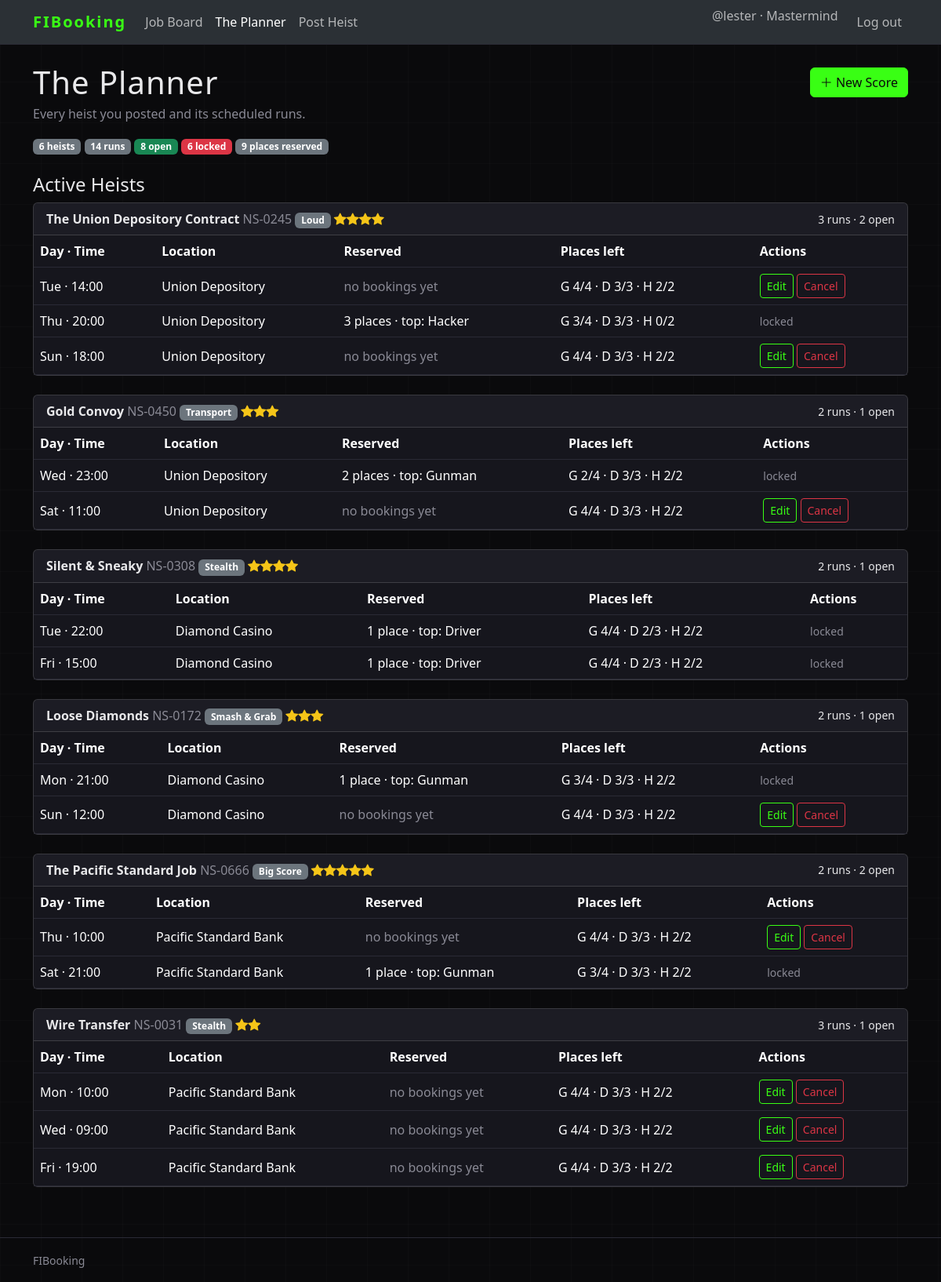
Page /planner (signed in) on the committed database.
### tables this page shows
CREATE TABLE users (
    id            INTEGER PRIMARY KEY AUTOINCREMENT,
    username      TEXT    NOT NULL UNIQUE,   
    password_hash TEXT    NOT NULL,          
    role          TEXT    NOT NULL
                  CHECK (role IN ('adventurer', 'guild_master'))
);

CREATE TABLE quests (
    id           INTEGER PRIMARY KEY AUTOINCREMENT,
    code         TEXT    NOT NULL UNIQUE,               
    title        TEXT    NOT NULL,
    duration_min INTEGER NOT NULL CHECK (duration_min > 0),
    job_type     TEXT    NOT NULL,                      
    difficulty   INTEGER NOT NULL CHECK (difficulty BETWEEN 2 AND 5),
    description  TEXT    NOT NULL,
    image        TEXT,                                  -- filename in static/img; NULL => placeholder
    created_by   INTEGER NOT NULL,
    FOREIGN KEY (created_by) REFERENCES users (id)
);

### app.py (the view)
@app.route("/planner")
@login_required
def planner():
    if current_user.role != "guild_master":
        return redirect(url_for("my_jobs"))  # adventurers have their own page
    groups, stats = planner_service.get_planner_view()
    return render_template("planner.html", groups=groups, stats=stats)

### app.py (called while the page is built)
@login_manager.user_loader
def load_user(user_id):
    db_user = auth_service.get_user(user_id)
    if db_user is not None:
        user = User(id=db_user["id"], username=db_user["username"],
                    role=db_user["role"])
    else:
        user = None
    return user

### dao/quests_dao.py (called while the page is built)
def get_all_quests():
    conn = sqlite3.connect(DB_PATH)
    conn.row_factory = sqlite3.Row
    cursor = conn.cursor()
    sql = 'SELECT * FROM quests ORDER BY id DESC'
    cursor.execute(sql)
    rows = cursor.fetchall()
    cursor.close()
    conn.close()
    return rows

### dao/sessions_dao.py (called while the page is built)
def get_sessions_for_quest(quest_id):
    conn = sqlite3.connect(DB_PATH)
    conn.row_factory = sqlite3.Row
    cursor = conn.cursor()
    sql = _SESSION_OVERVIEW + ' WHERE s.quest_id = ? GROUP BY s.id ORDER BY s.day, s.start_time'
    cursor.execute(sql, (quest_id,))
    rows = cursor.fetchall()
    cursor.close()
    conn.close()
    return rows

### dao/users_dao.py (called while the page is built)
def get_user_by_id(user_id):
    conn = sqlite3.connect(DB_PATH)
    conn.row_factory = sqlite3.Row
    cursor = conn.cursor()
    sql = 'SELECT * FROM users WHERE id = ?'
    cursor.execute(sql, (user_id,))
    row = cursor.fetchone()
    cursor.close()
    conn.close()
    return row

### services/auth_service.py (called while the page is built)
def get_user(user_id):
    return users_dao.get_user_by_id(user_id)

### services/board_service.py (called while the page is built)
def decorate_session(row):
    s = dict(row)
    s["gunman_left"] = rules.remaining_places("gunman", s["gunman_taken"])
    s["driver_left"] = rules.remaining_places("driver", s["driver_taken"])
    s["hacker_left"] = rules.remaining_places("hacker", s["hacker_taken"])
    s["open_slots"] = s["gunman_left"] + s["driver_left"] + s["hacker_left"]
    s["has_started"] = rules.has_started(s["day"], s["start_time"])
    s["is_locked"] = s["open_slots"] == 0 or \
        not rules.can_modify_participation(s["day"], s["start_time"])
    s["day_name"] = clock.DAY_NAMES[s["day"]]
    return s

### services/clock.py (called while the page is built)
def time_to_minutes(time_str):
    hours, minutes = time_str.split(":")
    return int(hours) * 60 + int(minutes)

def to_week_minutes(day, time_str):
    return day * MINUTES_PER_DAY + time_to_minutes(time_str)

def now_week_minutes():
    return to_week_minutes(SIMULATED_NOW_DAY, SIMULATED_NOW_TIME)

def hours_until(day, time_str):
    return (to_week_minutes(day, time_str) - now_week_minutes()) / 60

### services/rules.py (called while the page is built)
def remaining_places(role, taken):
    return ROLE_CAPACITY[role] - taken

def has_started(day, start_time):
    return clock.hours_until(day, start_time) <= 0

def can_edit_session(participant_count):
    return participant_count == 0

### templates/planner.html (shortened to what this page needs)
{% extends "base.html" %}
{% block content %}
<div class="d-flex justify-content-between align-items-center mb-1">
  <h1 class="mb-0">The Planner</h1>
  <a class="btn btn-primary" href="{{ url_for('new_score') }}"><i class="bi bi-plus-lg"></i> New Score</a>
</div>
<p class="text-body-secondary">Every heist you posted and its scheduled runs.</p>
<p>
  <span class="badge text-bg-secondary">{{ stats.quests }} heists</span>
  <span class="badge text-bg-secondary">{{ stats.runs }} runs</span>
  <span class="badge text-bg-success">{{ stats.open }} open</span>
  <span class="badge text-bg-danger">{{ stats.locked }} locked</span>
  <span class="badge text-bg-secondary">{{ stats.reserved }} places reserved</span>
</p>
<h2 class="fs-4 mt-4">Active Heists</h2>
{% if groups %}
  {% for g in groups %}
  <div class="card mb-4">
    <div class="card-header d-flex justify-content-between align-items-center flex-wrap gap-2">
      <div>
        <b>{{ g.quest.title |e }}</b>
        <span class="text-body-secondary">{{ g.quest.code }}</span>
        <span class="badge text-bg-secondary">{{ g.quest.job_type }}</span>
        <span class="stars">
          {%- for i in range(g.quest.difficulty) %}<i class="bi bi-star-fill"></i>{% endfor -%}
        </span>
      </div>
      <small>{{ g.runs | length }} run{% if g.runs | length != 1 %}s{% endif %} &middot; {{ g.open_count }} open</small>
    </div>
    <table class="table align-middle mb-0">
      <thead>
        <tr>
          <th>Day &middot; Time</th><th>Location</th>
          <th>Reserved</th><th>Places left</th><th>Actions</th>
        </tr>
      </thead>
      <tbody>
        {% for r in g.runs %}
        <tr>
          <td>{{ r.day_name }} &middot; {{ r.start_time }}</td>
          <td>{{ r.location }}</td>
          <td>
            {% if r.reserved_total == 0 %}
              <span class="text-body-secondary">no bookings yet</span>
            {% else %}
              {{ r.reserved_total }} place{% if r.reserved_total != 1 %}s{% endif %}
              {% if r.top_role %} &middot; top: {{ r.top_role }}{% endif %}
            {% endif %}
          </td>
          <td>
            G {{ r.gunman_left }}/4 &middot; D {{ r.driver_left }}/3 &middot; H {{ r.hacker_left }}/2
          </td>
          <td>
            {% if r.can_edit %}
              <a class="btn btn-sm btn-outline-primary" href="{{ url_for('edit_session', session_id=r.id) }}">Edit</a>
              <form class="d-inline" method="post" action="{{ url_for('cancel_session', session_id=r.id) }}">
                <button class="btn btn-sm btn-outline-danger" type="submit">Cancel</button>
              </form>
            {% else %}
              <small class="text-body-secondary" title="Adventurers already joined">locked</small>
            {% endif %}
          </td>
        </tr>
        {% endfor %}
      </tbody>
    </table>
  </div>
  {% endfor %}
{% else %}
  <p>No heists yet. <a href="{{ url_for('new_score') }}">Post your first score</a>.</p>
{% endif %}
{% endblock %}

### templates/base.html (shortened to what this page needs)
<!doctype html>
<html lang="en" data-bs-theme="dark">
<head>
  <link href="https://cdn.jsdelivr.net/npm/bootstrap@5.3.3/dist/css/bootstrap.min.css" rel="stylesheet">
  <link href="https://cdn.jsdelivr.net/npm/bootstrap-icons@1.11.3/font/bootstrap-icons.min.css" rel="stylesheet">
  <link href="{{ url_for('static', filename='css/style.css') }}" rel="stylesheet">
</head>
<body>
  <nav class="navbar navbar-expand-lg bg-body-tertiary border-bottom mb-4">
    <div class="container">
      <a class="navbar-brand" href="{{ url_for('job_board') }}">FIBooking</a>
      <div class="collapse navbar-collapse" id="mainNav">
        <ul class="navbar-nav me-auto">
          <li class="nav-item">
            <a class="nav-link {% if request.endpoint == 'job_board' %}active{% endif %}"
               href="{{ url_for('job_board') }}">Job Board</a>
          </li>
          {% if current_user.is_authenticated and current_user.role == 'guild_master' %}
            <li class="nav-item">
              <a class="nav-link {% if request.endpoint == 'planner' %}active{% endif %}"
                 href="{{ url_for('planner') }}">The Planner</a>
            </li>
            <li class="nav-item">
              <a class="nav-link {% if request.endpoint == 'new_score' %}active{% endif %}"
                 href="{{ url_for('new_score') }}">Post Heist</a>
            </li>
          {% elif current_user.is_authenticated %}
            <li class="nav-item">
              <a class="nav-link {% if request.endpoint == 'my_jobs' %}active{% endif %}"
                 href="{{ url_for('my_jobs') }}">My Jobs</a>
            </li>
          {% endif %}
        </ul>
        <ul class="navbar-nav ms-auto">
          {% if current_user.is_authenticated %}
            <li class="nav-item">
              <span class="navbar-text me-3">@{{ current_user.username }} &middot;
                {% if current_user.role == 'guild_master' %}
                Mastermind
                {% else %}
                Crew
                {% endif %}</span>
            </li>
            <li class="nav-item">
              <a class="nav-link" href="{{ url_for('logout') }}">Log out</a>
            </li>
          {% endif %}
        </ul>
      </div>
    </div>
  </nav>
  <main class="container">
    {% block content %}{% endblock %}
  </main>
  <footer class="border-top py-3">
    <div class="container">
      <small class="text-body-secondary">FIBooking</small>
    </div>
  </footer>
</body>
</html>

### static/css/style.css (style rules this page uses)
:root { --accent: #39ff14; --accent-dark: #2ecc0f; --ink-on-accent: #0a0a0c; --night: #0a0a0c; --panel: #16161d; --line: #2a2a35; }
[data-bs-theme="dark"] { --bs-body-bg: var(--night); --bs-body-color: #e8e8ea; --bs-secondary-color: #8a8a95; --bs-tertiary-bg: var(--panel); --bs-border-color: var(--line); --bs-link-color: var(--accent); --bs-link-hover-color: var(--accent-dark); --bs-link-color-rgb: 57, 255, 20; --bs-link-hover-color-rgb: 46, 204, 15; }
body { background-image: linear-gradient(rgba(255, 255, 255, .015) 1px, transparent 1px), linear-gradient(90deg, rgba(255, 255, 255, .015) 1px, transparent 1px); background-size: 52px 52px; }
.card { --bs-card-bg: var(--panel); }
.table { --bs-table-bg: transparent; }
.btn-primary { --bs-btn-bg: var(--accent); --bs-btn-border-color: var(--accent); --bs-btn-color: var(--ink-on-accent); --bs-btn-hover-bg: var(--accent-dark); --bs-btn-hover-border-color: var(--accent-dark); --bs-btn-hover-color: var(--ink-on-accent); --bs-btn-active-bg: var(--accent-dark); --bs-btn-active-border-color: var(--accent-dark); --bs-btn-active-color: var(--ink-on-accent); }
.btn-outline-primary { --bs-btn-color: var(--accent); --bs-btn-border-color: var(--accent); --bs-btn-hover-bg: var(--accent); --bs-btn-hover-border-color: var(--accent); --bs-btn-hover-color: var(--ink-on-accent); }
.navbar-brand { font-weight: 700; letter-spacing: 2px; color: var(--accent); }
h1 { letter-spacing: 1px; }
.stars { color: #f5c518; }
footer { margin-top: 4rem; }

### rows in the picture
users: username "lester"
quests: quest "The Union Depository Contract", quest.code "NS-0245", quest.job_type "Loud", difficulty 4 (drawn)
quests: quest "Gold Convoy", quest.code "NS-0450", quest.job_type "Transport", difficulty 3 (drawn)
quests: quest "Silent & Sneaky", quest.code "NS-0308", quest.job_type "Stealth", difficulty 4 (drawn)
quests: quest "Loose Diamonds", quest.code "NS-0172", quest.job_type "Smash & Grab", difficulty 3 (drawn)
quests: quest "The Pacific Standard Job", quest.code "NS-0666", quest.job_type "Big Score", difficulty 5 (drawn)
quests: quest "Wire Transfer", quest.code "NS-0031", quest.job_type "Stealth", difficulty 2 (drawn)

### other values in the picture
{{ stats.quests }} "6"
{{ stats.runs }} "14"
{{ stats.open }} "8"
{{ stats.locked }} "6"
{{ stats.reserved }} "9"
{{ g.runs | length }} "3" "2" "2" "2" "2" "3"
{{ g.open_count }} "2" "1" "1" "1" "2" "1"
{{ r.day_name }} "Tue"
{{ r.start_time }} "14:00"
{{ r.location }} "Union Depository"
{{ r.gunman_left }} "4"
{{ r.driver_left }} "3"
{{ r.hacker_left }} "2"
{{ r.day_name }} "Thu"
{{ r.start_time }} "20:00"
